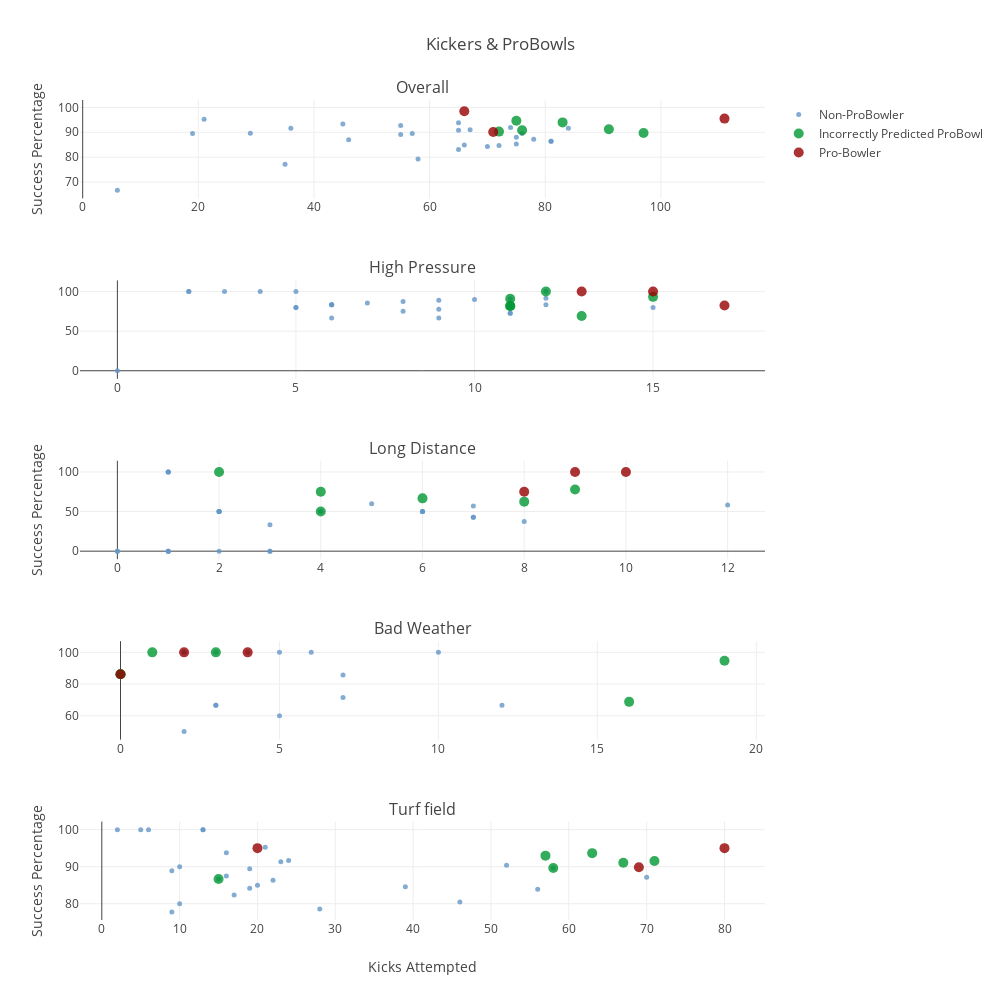

The notebook cell saved with this chart:
### Markdown cell above
#### As per ROC curv best results are given by models with area near 1. (RAND, ABC, VC)

### Code cell
import plotly as py
import plotly.graph_objs as go
from plotly import tools

py.offline.init_notebook_mode(connected=True)

# d already has predictions from last model, we only want to check output of last model which is VC
d['KICKER_SEAS']=d['KICKER_NAME'] 
#print(d['KICKER_NAME'] + " " + d['SEASON'])

model_results_true_negative = d.loc[(d['IN_PROBOWL_TEAM'] == 0) & (d['PREDICTION'] == 0)]
model_results_false_negative = d.loc[(d['IN_PROBOWL_TEAM'] == 1) & (d['PREDICTION'] == 0)]
model_results_false_positive = d.loc[(d['IN_PROBOWL_TEAM'] == 0) & (d['PREDICTION'] == 1)]
model_results_true_positive = d.loc[(d['IN_PROBOWL_TEAM'] == 1) & (d['PREDICTION'] == 1)]

def add_trace(x_axis,y_axis,text, showlegend):
    trace=[]
    # Create a trace
    trace.append(go.Scatter(
        x = model_results_true_negative[x_axis],
        y = model_results_true_negative[y_axis],
        mode = 'markers',
        name = 'Non-ProBowler',
            marker = dict(
            size = 5,
            color = 'rgba(100, 152, 200, .8)'),
        text= model_results_true_negative[text],
        showlegend=showlegend
    ))

    trace.append(go.Scatter(
        x = model_results_false_negative[x_axis],
        y =model_results_false_negative[y_axis],
        mode = 'markers',
        name = 'Missed an actual ProBowler',
            marker = dict(
            size = 10,
            color = 'rgba(50, 25, 150, .8)'),
        text= model_results_false_negative[text],
        showlegend=showlegend
    ))

    trace.append(go.Scatter(
         x = model_results_false_positive[x_axis],
        y = model_results_false_positive[y_axis],
        mode = 'markers',
        name = 'Incorrectly Predicted ProBowl',
            marker = dict(
            size = 10,
            color = 'rgba(0, 152, 50, .8)'),
       text= model_results_false_positive[text],
        showlegend=showlegend
    ))

    trace.append(go.Scatter(
        x = model_results_true_positive[x_axis],
        y = model_results_true_positive[y_axis],
        mode = 'markers',
        name = 'Pro-Bowler',
            marker = dict(
            size = 10,
            color = 'rgba(152, 0, 0, .8)'),
        text= model_results_true_positive[text],
        showlegend=showlegend
    ))
    
    return trace
    
def plot():
    fig = tools.make_subplots(rows=5, cols=1, subplot_titles=('Overall', 'High Pressure',
                                                          'Long Distance', 'Bad Weather',
                                                         'Turf field'))
    for r in range(1,6):
        for c in range(1,2):           
            if(r==1 and c==1):           
                x='PLAY_COUNT'
                y='SUCCESS_PRCNTG'
                text='KICKER_SEAS'
                x_axis_label='Kicks Attempted'
                y_axis_label='Success Percentage'
                title='Kickers & ProBowls'
                showlegend=True
            elif(r==2 and c==1):  
                x='HIGH_PRESSURE_COUNT'
                y='HIGH_PRESSURE_SUCCESS_PRCNTG'
                text='KICKER_SEAS'
                x_axis_label='All Kicks Attempted'
                y_axis_label='Overall Success Percentage'
                title='Kickers & ProBowls (High Pressure)'
                showlegend=False
            elif(r==3 and c==1):  
                x='LONG_DIST_COUNT'
                y='LONG_DIST_SUCCESS_PRCNTG'
                text='KICKER_SEAS'
                x_axis_label='Kicks Attempted'
                y_axis_label='Success Percentage'
                title='Kickers & ProBowls (long Distance)'
                showlegend=False
            elif(r==4 and c==1):  
                x='BAD_WEATHER_COUNT'
                y='BAD_WEATHER_SUCCESS_PRCNTG'
                text='KICKER_SEAS'
                x_axis_label='Kicks Attempted'
                y_axis_label='Success Percentage'
                title='Kickers & ProBowls (long Distance)'
                showlegend=False
            elif(r==5 and c==1):  
                x='TURF_FIELD_COUNT'
                y='TURF_FIELD_SUCCESS_PRCNTG'
                text='KICKER_SEAS'
                x_axis_label='Kicks Attempted'
                y_axis_label='Success Percentage'
                title='Kickers & ProBowls (Turf field)'
                showlegend=False
                
            trace = add_trace(x, y, text, showlegend)
            layout = go.Layout(
                title=title,
                xaxis=dict(
                    title= x_axis_label,
                    titlefont=dict(
                        family='Courier New, monospace',
                        size=18,
                        color='#7f7f7f'
                    )
                ),
                yaxis=dict(
                    title= y_axis_label,
                    titlefont=dict(
                        family='Courier New, monospace',
                        size=18,
                        color='#7f7f7f'
                    )
                )
            ) 
            
            fig.append_trace(trace[0], r, c)
            fig.append_trace(trace[1], r, c)
            fig.append_trace(trace[2], r, c)
            fig.append_trace(trace[3], r, c)
            
            #scatter_pb = go.Figure(data = [trace3, trace2, trace1, trace0], layout=layout)
            #fig['layout'] = layout
    
    
    fig['layout']['xaxis5'].update(title='Kicks Attempted')
    #fig['layout']['xaxis5'].update(title='xaxis 2 title', range=[10, 50])
    
    fig['layout']['yaxis1'].update(title='Success Percentage')
    fig['layout']['yaxis3'].update(title='Success Percentage')
    fig['layout']['yaxis5'].update(title='Success Percentage')

    fig['layout'].update(height=1000, width=1000, title='Kickers & ProBowls')    
    py.offline.iplot(fig)

plot()

### Figure 1 — Plotly figure (JSON) as saved in the notebook; plotly's stock layout.template omitted (floating-point values rounded to 4 significant figures)
{"data": [{"marker": {"color": "rgba(100, 152, 200, .8)", "size": 5}, "mode": "markers", "name": "Non-ProBowler", "showlegend": true, "text": ["A.Franks", "B.McManus", "B.Walsh", "C.Barth", "C.Boswell", "C.Catanzaro", "C.Parkey", "D.Carpenter", "D.Hopkins", "G.Gano", "G.Zuerlein", "J.Brown", "J.Lambo", "J.Myers", "K.Forbath", "M.Nugent", "N.Folk", "N.Novak", "P.Dawson", "P.Murray", "R.Aguayo", "R.Bullock", "R.Gould", "R.Succop", "S.Hauschka", "S.Janikowski", "W.Lutz"], "type": "scatter", "x": [65, 67, 35, 55, 74, 75, 46, 70, 81, 72, 45, 21, 78, 66, 29, 58, 57, 75, 55, 6, 65, 19, 36, 65, 81, 76, 84], "xaxis": "x1", "y": [90.77, 91.04, 77.14, 89.09, 91.89, 85.33, 86.96, 84.29, 86.42, 84.72, 93.33, 95.24, 87.18, 84.85, 89.66, 79.31, 89.47, 88, 92.73, 66.67, 83.08, 89.47, 91.67, 93.85, 86.42, 89.47, 91.67], "yaxis": "y1"}, {"marker": {"color": "rgba(50, 25, 150, .8)", "size": 10}, "mode": "markers", "name": "Missed an actual ProBowler", "showlegend": true, "text": [], "type": "scatter", "x": [], "xaxis": "x1", "y": [], "yaxis": "y1"}, {"marker": {"color": "rgba(0, 152, 50, .8)", "size": 10}, "mode": "markers", "name": "Incorrectly Predicted ProBowl", "showlegend": true, "text": ["A.Vinatieri", "C.Santos", "C.Sturgis", "D.Bailey", "M.Crosby", "S.Gostkowski"], "type": "scatter", "x": [75, 76, 72, 83, 91, 97], "xaxis": "x1", "y": [94.67, 90.79, 90.28, 93.98, 91.21, 89.69], "yaxis": "y1"}, {"marker": {"color": "rgba(152, 0, 0, .8)", "size": 10}, "mode": "markers", "name": "Pro-Bowler", "showlegend": true, "text": ["J.Tucker", "M.Bryant", "M.Prater"], "type": "scatter", "x": [66, 111, 71], "xaxis": "x1", "y": [98.48, 95.5, 90.14], "yaxis": "y1"}, {"marker": {"color": "rgba(100, 152, 200, .8)", "size": 5}, "mode": "markers", "name": "Non-ProBowler", "showlegend": false, "text": ["A.Franks", "B.McManus", "B.Walsh", "C.Barth", "C.Boswell", "C.Catanzaro", "C.Parkey", "D.Carpenter", "D.Hopkins", "G.Gano", "G.Zuerlein", "J.Brown", "J.Lambo", "J.Myers", "K.Forbath", "M.Nugent", "N.Folk", "N.Novak", "P.Dawson", "P.Murray", "R.Aguayo", "R.Bullock", "R.Gould", "R.Succop", "S.Hauschka", "S.Janikowski", "W.Lutz"], "type": "scatter", "x": [12, 9, 5, 6, 8, 12, 7, 6, 11, 11, 5, 4, 9, 11, 2, 6, 5, 9, 2, 0, 6, 8, 3, 10, 11, 12, 15], "xaxis": "x2", "y": [100, 88.89, 80, 83.33, 87.5, 91.67, 85.71, 83.33, 90.91, 72.73, 100, 100, 66.67, 72.73, 100, 66.67, 80, 77.78, 100, 0, 83.33, 75, 100, 90, 81.82, 83.33, 80], "yaxis": "y2"}, {"marker": {"color": "rgba(50, 25, 150, .8)", "size": 10}, "mode": "markers", "name": "Missed an actual ProBowler", "showlegend": false, "text": [], "type": "scatter", "x": [], "xaxis": "x2", "y": [], "yaxis": "y2"}, {"marker": {"color": "rgba(0, 152, 50, .8)", "size": 10}, "mode": "markers", "name": "Incorrectly Predicted ProBowl", "showlegend": false, "text": ["A.Vinatieri", "C.Santos", "C.Sturgis", "D.Bailey", "M.Crosby", "S.Gostkowski"], "type": "scatter", "x": [11, 11, 12, 11, 15, 13], "xaxis": "x2", "y": [90.91, 81.82, 100, 81.82, 93.33, 69.23], "yaxis": "y2"}, {"marker": {"color": "rgba(152, 0, 0, .8)", "size": 10}, "mode": "markers", "name": "Pro-Bowler", "showlegend": false, "text": ["J.Tucker", "M.Bryant", "M.Prater"], "type": "scatter", "x": [13, 17, 15], "xaxis": "x2", "y": [100, 82.35, 100], "yaxis": "y2"}, {"marker": {"color": "rgba(100, 152, 200, .8)", "size": 5}, "mode": "markers", "name": "Non-ProBowler", "showlegend": false, "text": ["A.Franks", "B.McManus", "B.Walsh", "C.Barth", "C.Boswell", "C.Catanzaro", "C.Parkey", "D.Carpenter", "D.Hopkins", "G.Gano", "G.Zuerlein", "J.Brown", "J.Lambo", "J.Myers", "K.Forbath", "M.Nugent", "N.Folk", "N.Novak", "P.Dawson", "P.Murray", "R.Aguayo", "R.Bullock", "R.Gould", "R.Succop", "S.Hauschka", "S.Janikowski", "W.Lutz"], "type": "scatter", "x": [2, 6, 2, 3, 2, 6, 1, 2, 7, 6, 4, 1, 3, 12, 1, 3, 4, 7, 2, 1, 1, 0, 0, 5, 1, 8, 7], "xaxis": "x3", "y": [50, 50, 50, 33.33, 0, 50, 100, 50, 42.86, 50, 50, 0, 0, 58.33, 100, 0, 50, 57.14, 50, 0, 0, 0, 0, 60, 100, 37.5, 42.86], "yaxis": "y3"}, {"marker": {"color": "rgba(50, 25, 150, .8)", "size": 10}, "mode": "markers", "name": "Missed an actual ProBowler", "showlegend": false, "text": [], "type": "scatter", "x": [], "xaxis": "x3", "y": [], "yaxis": "y3"}, {"marker": {"color": "rgba(0, 152, 50, .8)", "size": 10}, "mode": "markers", "name": "Incorrectly Predicted ProBowl", "showlegend": false, "text": ["A.Vinatieri", "C.Santos", "C.Sturgis", "D.Bailey", "M.Crosby", "S.Gostkowski"], "type": "scatter", "x": [9, 2, 6, 8, 4, 4], "xaxis": "x3", "y": [77.78, 100, 66.67, 62.5, 75, 50], "yaxis": "y3"}, {"marker": {"color": "rgba(152, 0, 0, .8)", "size": 10}, "mode": "markers", "name": "Pro-Bowler", "showlegend": false, "text": ["J.Tucker", "M.Bryant", "M.Prater"], "type": "scatter", "x": [10, 8, 9], "xaxis": "x3", "y": [100, 75, 100], "yaxis": "y3"}, {"marker": {"color": "rgba(100, 152, 200, .8)", "size": 5}, "mode": "markers", "name": "Non-ProBowler", "showlegend": false, "text": ["A.Franks", "B.McManus", "B.Walsh", "C.Barth", "C.Boswell", "C.Catanzaro", "C.Parkey", "D.Carpenter", "D.Hopkins", "G.Gano", "G.Zuerlein", "J.Brown", "J.Lambo", "J.Myers", "K.Forbath", "M.Nugent", "N.Folk", "N.Novak", "P.Dawson", "P.Murray", "R.Aguayo", "R.Bullock", "R.Gould", "R.Succop", "S.Hauschka", "S.Janikowski", "W.Lutz"], "type": "scatter", "x": [2, 2, 0, 4, 10, 0, 6, 7, 0, 0, 3, 0, 0, 0, 0, 5, 7, 2, 5, 0, 0, 0, 3, 0, 12, 3, 0], "xaxis": "x4", "y": [100, 100, 86.18, 100, 100, 86.18, 100, 71.43, 86.18, 86.18, 66.67, 86.18, 86.18, 86.18, 86.18, 60, 85.71, 50, 100, 86.18, 86.18, 86.18, 100, 86.18, 66.67, 66.67, 86.18], "yaxis": "y4"}, {"marker": {"color": "rgba(50, 25, 150, .8)", "size": 10}, "mode": "markers", "name": "Missed an actual ProBowler", "showlegend": false, "text": [], "type": "scatter", "x": [], "xaxis": "x4", "y": [], "yaxis": "y4"}, {"marker": {"color": "rgba(0, 152, 50, .8)", "size": 10}, "mode": "markers", "name": "Incorrectly Predicted ProBowl", "showlegend": false, "text": ["A.Vinatieri", "C.Santos", "C.Sturgis", "D.Bailey", "M.Crosby", "S.Gostkowski"], "type": "scatter", "x": [0, 16, 1, 0, 3, 19], "xaxis": "x4", "y": [86.18, 68.75, 100, 86.18, 100, 94.74], "yaxis": "y4"}, {"marker": {"color": "rgba(152, 0, 0, .8)", "size": 10}, "mode": "markers", "name": "Pro-Bowler", "showlegend": false, "text": ["J.Tucker", "M.Bryant", "M.Prater"], "type": "scatter", "x": [0, 4, 2], "xaxis": "x4", "y": [86.18, 100, 100], "yaxis": "y4"}, {"marker": {"color": "rgba(100, 152, 200, .8)", "size": 5}, "mode": "markers", "name": "Non-ProBowler", "showlegend": false, "text": ["A.Franks", "B.McManus", "B.Walsh", "C.Barth", "C.Boswell", "C.Catanzaro", "C.Parkey", "D.Carpenter", "D.Hopkins", "G.Gano", "G.Zuerlein", "J.Brown", "J.Lambo", "J.Myers", "K.Forbath", "M.Nugent", "N.Folk", "N.Novak", "P.Dawson", "P.Murray", "R.Aguayo", "R.Bullock", "R.Gould", "R.Succop", "S.Hauschka", "S.Janikowski", "W.Lutz"], "type": "scatter", "x": [20, 10, 19, 22, 19, 16, 6, 56, 28, 9, 13, 21, 16, 17, 23, 46, 39, 58, 9, 2, 13, 15, 24, 10, 70, 5, 52], "xaxis": "x5", "y": [85, 80, 84.21, 86.36, 89.47, 93.75, 100, 83.93, 78.57, 88.89, 100, 95.24, 87.5, 82.35, 91.3, 80.43, 84.62, 89.66, 77.78, 100, 100, 86.67, 91.67, 90, 87.14, 100, 90.38], "yaxis": "y5"}, {"marker": {"color": "rgba(50, 25, 150, .8)", "size": 10}, "mode": "markers", "name": "Missed an actual ProBowler", "showlegend": false, "text": [], "type": "scatter", "x": [], "xaxis": "x5", "y": [], "yaxis": "y5"}, {"marker": {"color": "rgba(0, 152, 50, .8)", "size": 10}, "mode": "markers", "name": "Incorrectly Predicted ProBowl", "showlegend": false, "text": ["A.Vinatieri", "C.Santos", "C.Sturgis", "D.Bailey", "M.Crosby", "S.Gostkowski"], "type": "scatter", "x": [57, 15, 58, 63, 71, 67], "xaxis": "x5", "y": [92.98, 86.67, 89.66, 93.65, 91.55, 91.04], "yaxis": "y5"}, {"marker": {"color": "rgba(152, 0, 0, .8)", "size": 10}, "mode": "markers", "name": "Pro-Bowler", "showlegend": false, "text": ["J.Tucker", "M.Bryant", "M.Prater"], "type": "scatter", "x": [20, 80, 69], "xaxis": "x5", "y": [95, 95, 89.86], "yaxis": "y5"}], "layout": {"annotations": [{"font": {"size": 16}, "showarrow": false, "text": "Overall", "x": 0.5, "xanchor": "center", "xref": "paper", "y": 1, "yanchor": "bottom", "yref": "paper"}, {"font": {"size": 16}, "showarrow": false, "text": "High Pressure", "x": 0.5, "xanchor": "center", "xref": "paper", "y": 0.78, "yanchor": "bottom", "yref": "paper"}, {"font": {"size": 16}, "showarrow": false, "text": "Long Distance", "x": 0.5, "xanchor": "center", "xref": "paper", "y": 0.56, "yanchor": "bottom", "yref": "paper"}, {"font": {"size": 16}, "showarrow": false, "text": "Bad Weather", "x": 0.5, "xanchor": "center", "xref": "paper", "y": 0.34, "yanchor": "bottom", "yref": "paper"}, {"font": {"size": 16}, "showarrow": false, "text": "Turf field", "x": 0.5, "xanchor": "center", "xref": "paper", "y": 0.12, "yanchor": "bottom", "yref": "paper"}], "height": 1000, "title": "Kickers & ProBowls", "width": 1000, "xaxis1": {"anchor": "y1", "domain": [0, 1]}, "xaxis2": {"anchor": "y2", "domain": [0, 1]}, "xaxis3": {"anchor": "y3", "domain": [0, 1]}, "xaxis4": {"anchor": "y4", "domain": [0, 1]}, "xaxis5": {"anchor": "y5", "domain": [0, 1], "title": "Kicks Attempted"}, "yaxis1": {"anchor": "x1", "domain": [0.88, 1], "title": "Success Percentage"}, "yaxis2": {"anchor": "x2", "domain": [0.66, 0.78]}, "yaxis3": {"anchor": "x3", "domain": [0.44, 0.56], "title": "Success Percentage"}, "yaxis4": {"anchor": "x4", "domain": [0.22, 0.34]}, "yaxis5": {"anchor": "x5", "domain": [0, 0.12], "title": "Success Percentage"}}}
